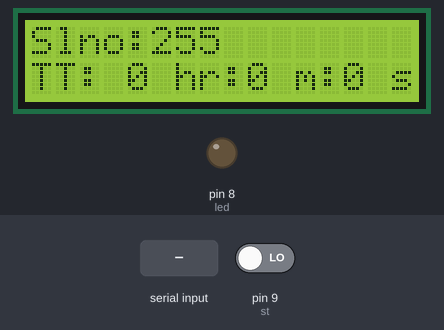
Simulated run of this sketch. Board: Arduino Uno, built with avr-gcc and run on an emulated ATmega328P. Shown: 16×2 character LCD, output pins drawn as LEDs (lit = HIGH). Inputs (shaded band) come from the test bench; at power-on: pin 9 (st) LOW. EEPROM starts erased; what the sketch prints to the serial monitor is not drawn.

Above: at 4.2 s.
4.3 s: "on" received over Serial
At 6.3 s:
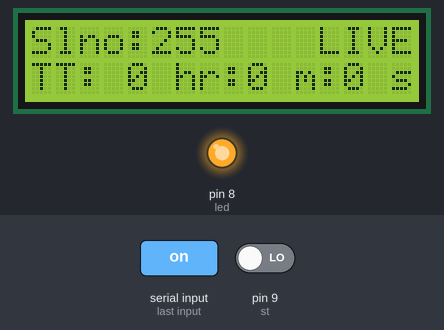
6.6 s: pin 9 (st) driven HIGH
At 8.1 s:
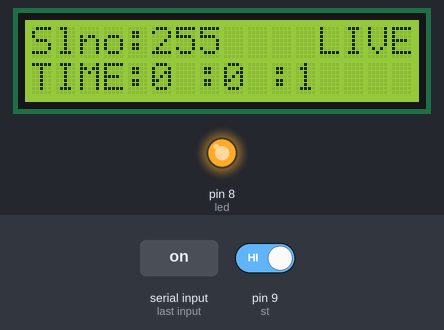
9.6 s: "off" received over Serial
At 10.9 s:
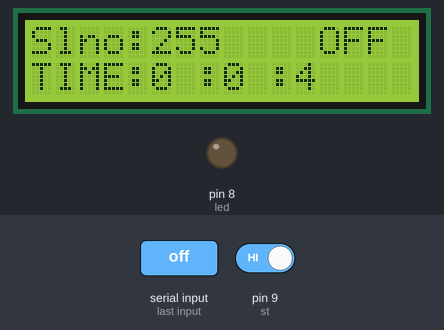
12.6 s: pin 9 (st) driven LOW
At 14.6 s:
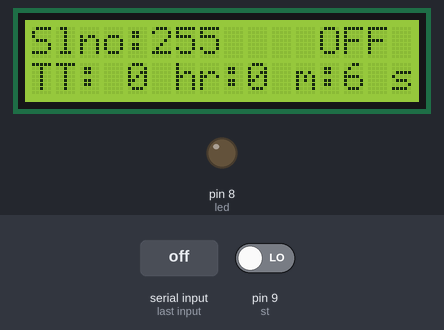
Timing chart, 0 to 16.0 s (numbered marks = the images above; inputs shaded):
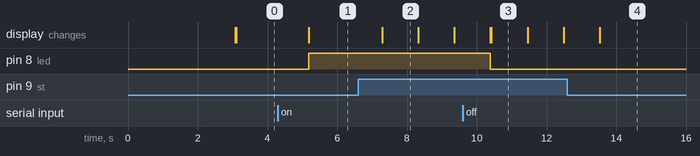

The sketch:

eeprom_uno2.ino
```cpp
#include <EEPROM.h>
#include <LiquidCrystal.h>
LiquidCrystal lcd( 2, 3, 4, 5, 6, 7); // Creates an LCD object. Parameters: (rs, enable, d4, d5, d6, d7)
int led = 8;
int st = 9;
long i = 0;
long h,m,s;
int sln = 0;

void setup()
{
  Serial.begin(9600);
  pinMode(led, OUTPUT);
  pinMode(st , INPUT);
  digitalWrite(led, LOW);
 //Sets digital pin 13 as output pin
  lcd.init();
  lcd.backlight();
  lcd.clear();
  lcd.setCursor(0, 0);
  lcd.print("  Developed By:    ");
  lcd.setCursor(0, 1);
  lcd.print(" DEMON BROTHERS   ");
  delay(3000);
  checkLedState();
}
void loop()
{
delay(30);
  String t;
  while(Serial.available())
  {
    t += (char)Serial.read();
    Serial.println(t);
  }

  if(t.length())
  {
    if(t == "on")
    {

  // save the current LED state in the EEPROM

      digitalWrite(led, HIGH);
     Serial.write("Engaged");
     lcd.setCursor(10, 0);
  lcd.print("  LIVE      ");
    }

   else if (t == "off")
    {
      sln = sln + 1;
      EEPROM.write(0, sln);
     digitalWrite(led, LOW);
     Serial.write("Hold");
     lcd.setCursor(10, 0);
  lcd.print("  OFF      ");
    }

  }
  else if ( digitalRead(st) == 1)
    {
     i = i+1;
     h = i/3600;
     m = (i%3600)/60;
     s = (i%3600)%60;
     Serial.println(h);
     Serial.print(":");
     Serial.print(m);
     Serial.print(":");
     Serial.print(s);
     lcd.setCursor(0, 1);
     lcd.print("TIME:      ");
  lcd.setCursor(5, 1);
  lcd.print(h);
  lcd.setCursor(7, 1);
  lcd.print(":      ");
  lcd.setCursor(8, 1);
  lcd.print(m);
  lcd.setCursor(10, 1);
  lcd.print(":      ");
  lcd.setCursor(11, 1);
  lcd.print(s);
     delay(1000);

    }
   else if ( digitalRead(st) == 0)
    {

     Serial.println("Total Duration:");
     Serial.print(h);
     Serial.print(":");
     Serial.print(m);
     Serial.print(":");
     Serial.print(s);
     lcd.setCursor(0, 1);
     lcd.print("TT:      ");
  lcd.setCursor(4, 1);
  lcd.print(h);
  lcd.setCursor(6, 1);
  lcd.print("hr:      ");
  lcd.setCursor(9, 1);
  lcd.print(m);
  lcd.setCursor(11, 1);
  lcd.print("m:      ");
  lcd.setCursor(13, 1);
  lcd.print(s);
  lcd.setCursor(15, 1);
  lcd.print("s      ");
     delay(1000);

    }
else
{
  Serial.println("Slno:");
   Serial.println(sln);
   lcd.setCursor(0, 0);
  lcd.print("Slno:      ");
  lcd.setCursor(5, 0);
  lcd.print(sln);
  lcd.setCursor(0, 1);
  lcd.print("TT:      ");
  lcd.setCursor(4, 1);
  lcd.print(h);
  lcd.setCursor(6, 1);
  lcd.print("hr:      ");
  lcd.setCursor(9, 1);
  lcd.print(m);
  lcd.setCursor(11, 1);
  lcd.print("m:      ");
  lcd.setCursor(13, 1);
  lcd.print(s);
  lcd.setCursor(15, 1);
  lcd.print("s      ");
     delay(1000);
}

}
void checkLedState()
{
   Serial.println("Slno after restart: ");
   sln = EEPROM.read(0);
   Serial.print(sln);
   Serial.write(sln);
   lcd.setCursor(0, 0);
  lcd.print("Slno:            ");
  lcd.setCursor(5, 0);
  lcd.print(sln);
}
```

Measured:
- after the input at 4.3 s, pin 8 (led): LOW → HIGH after 0.88 s; the display: changes after 0.88 s (image 1)
- after the input at 6.6 s, the display: changes after 0.69 s (image 2)
- after the input at 9.6 s, pin 8 (led): HIGH → LOW after 0.79 s; the display: first changes after 0.79 s (image 3 shows a later state)
- after the input at 12.6 s, the display: changes after 0.93 s (image 4)
- what the display in image 2 shows lasts 1.0 s, from 7.3 s to 8.3 s
